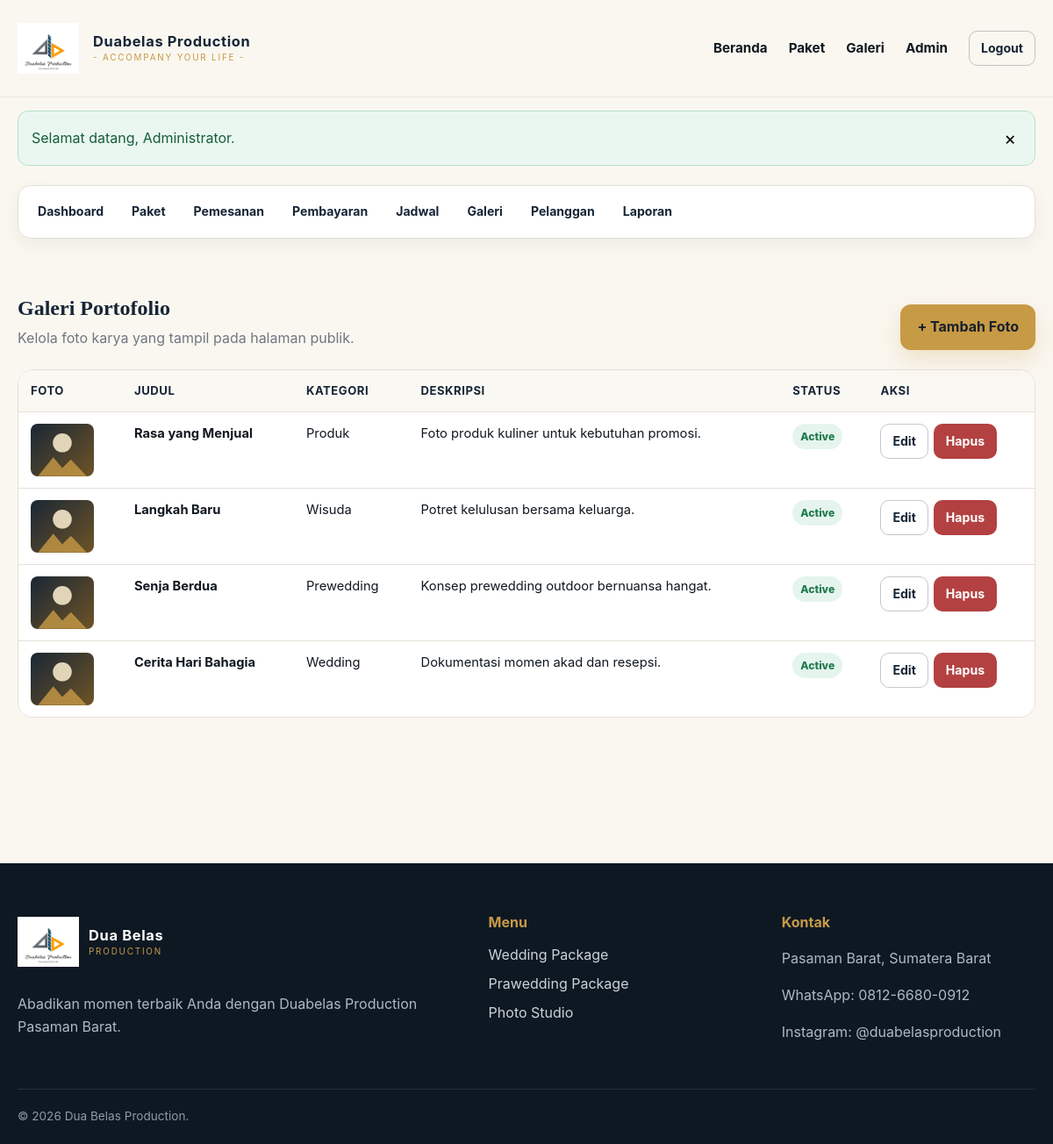
The page /admin/gallery.php (signed in) on the database its author committed.
### tables this page shows
CREATE TABLE IF NOT EXISTS gallery (
    id INT UNSIGNED AUTO_INCREMENT PRIMARY KEY,
    title VARCHAR(140) NOT NULL,
    category VARCHAR(80) NOT NULL,
    description TEXT DEFAULT NULL,
    photo VARCHAR(255) DEFAULT NULL,
    status ENUM('active','inactive') NOT NULL DEFAULT 'active',
    created_at TIMESTAMP DEFAULT CURRENT_TIMESTAMP,
    updated_at TIMESTAMP DEFAULT CURRENT_TIMESTAMP ON UPDATE CURRENT_TIMESTAMP
);

### config/app.php (called while the page is built, shortened)
<?php
function url(string $path = ''): string
{
    return BASE_URL . ($path !== '' ? '/' . ltrim($path, '/') : '');
}
function asset(string $path): string
{
    return url('assets/' . ltrim($path, '/'));
}
function e(?string $value): string
{
    return htmlspecialchars((string) $value, ENT_QUOTES, 'UTF-8');
}
function status_class(string $status): string
{
    return match ($status) {
        'confirmed', 'completed', 'verified', 'active' => 'success',
        'cancelled', 'rejected', 'inactive' => 'danger',
        'payment_review', 'pending' => 'warning',
        default => 'info',
    };
}

### admin/gallery.php (the view, shortened to what this page needs)
<?php
require_once __DIR__.'/../config/database.php';require_once __DIR__.'/../includes/auth.php';require_role('admin');
$rows=$pdo->query("SELECT * FROM gallery ORDER BY id DESC")->fetchAll();$pageTitle='Kelola Galeri';require __DIR__.'/../includes/header.php';require __DIR__.'/../includes/admin_nav.php';
?>
<section class="section" style="padding-top:30px"><div class="container"><div class="dashboard-head"><div><h1>Galeri Portofolio</h1><p>Kelola foto karya yang tampil pada halaman publik.</p></div><a class="btn btn-primary" href="<?= url('admin/gallery_form.php') ?>">+ Tambah Foto</a></div><div class="panel"><div class="table-wrap"><table><thead><tr><th>Foto</th><th>Judul</th><th>Kategori</th><th>Deskripsi</th><th>Status</th><th>Aksi</th></tr></thead><tbody><?php if(!$rows): ?><tr><td colspan="6" class="empty">Belum ada data galeri.</td></tr><?php else: foreach($rows as $r): ?><tr><td><img src="<?= $r['photo']?url('uploads/gallery/'.$r['photo']):asset('img/default-gallery.svg') ?>" alt="" style="width:72px;height:60px;object-fit:cover;border-radius:8px"></td><td><strong><?= e($r['title']) ?></strong></td><td><?= e($r['category']) ?></td><td><?= e($r['description']) ?></td><td><span class="badge badge-<?= status_class($r['status']) ?>"><?= e(ucfirst($r['status'])) ?></span></td><td><div class="table-actions"><a class="btn btn-outline btn-sm" href="<?= url('admin/gallery_form.php?id='.$r['id']) ?>">Edit</a><form method="post"><input type="hidden" name="csrf_token" value="<?= e(csrf_token()) ?>"><input type="hidden" name="delete_id" value="<?= (int)$r['id'] ?>"><button class="btn btn-danger btn-sm" data-confirm="Hapus foto galeri ini?" type="submit">Hapus</button></form></div></td></tr><?php endforeach; endif; ?></tbody></table></div></div></div></section>
<?php require __DIR__.'/../includes/footer.php'; ?>

### assets/css/style.css (style rules this page uses)
:root { --ink: #101820; --navy: #162536; --navy-2: #22384f; --gold: #c79a45; --gold-soft: #f3e6c8; --cream: #faf7f0; --paper: #ffffff; --muted: #6f7780; --line: #e4e0d8; --success: #1f7a4d; --danger: #b44141; --warning: #a66a12; --info: #316b8f; --shadow: 0 18px 45px rgba(16, 24, 32, .10); --radius: 18px; }
* { box-sizing: border-box; }
html { scroll-behavior: smooth; }
body { margin: 0; font-family: Inter, ui-sans-serif, system-ui, -apple-system, BlinkMacSystemFont, "Segoe UI", sans-serif; color: var(--ink); background: var(--cream); line-height: 1.6; }
a { color: inherit; text-decoration: none; }
img { max-width: 100%; display: block; }
button, input, textarea, select { font: inherit; }
.container { width: min(1160px, calc(100% - 32px)); margin-inline: auto; }
.btn { display: inline-flex; align-items: center; justify-content: center; gap: 8px; border: 1px solid transparent; border-radius: 12px; padding: 12px 18px; font-weight: 750; cursor: pointer; transition: transform .18s ease, box-shadow .18s ease, background .18s ease; }
.btn-primary { background: var(--gold); color: #17202a; box-shadow: 0 10px 25px rgba(199, 154, 69, .24); }
.btn-outline { border-color: rgba(22, 37, 54, .25); color: var(--navy); background: transparent; }
.btn-danger { background: var(--danger); color: #fff; }
.btn-sm { padding: 8px 13px; border-radius: 10px; font-size: .88rem; }
.section { padding: 76px 0; }
.dashboard-head { display: flex; justify-content: space-between; align-items: end; gap: 20px; margin: 30px 0 22px; }
.dashboard-head h1 { color: var(--navy); margin: 0; font-family: Georgia, "Times New Roman", serif; }
.dashboard-head p { margin: 3px 0 0; color: var(--muted); }
.panel { background: #fff; border: 1px solid var(--line); border-radius: var(--radius); margin: 20px 0; overflow: hidden; }
.table-wrap { overflow-x: auto; }
table { width: 100%; border-collapse: collapse; background: #fff; }
th, td { padding: 13px 14px; text-align: left; border-bottom: 1px solid var(--line); vertical-align: top; }
th { color: var(--navy); background: #faf8f3; font-size: .82rem; text-transform: uppercase; letter-spacing: .04em; }
td { font-size: .92rem; }
tr:last-child td { border-bottom: 0; }
.table-actions { display: flex; flex-wrap: wrap; gap: 6px; }
.badge { display: inline-flex; align-items: center; border-radius: 999px; padding: 5px 9px; font-size: .76rem; font-weight: 800; white-space: nowrap; }
.badge-success { background: #e5f5ed; color: var(--success); }

### rows shown on the page
gallery: title "Rasa yang Menjual", category "Produk", description "Foto produk kuliner untuk kebutuhan promosi.", status "Active"
gallery: title "Langkah Baru", category "Wisuda", description "Potret kelulusan bersama keluarga.", status "Active"
gallery: title "Senja Berdua", category "Prewedding", description "Konsep prewedding outdoor bernuansa hangat.", status "Active"
gallery: title "Cerita Hari Bahagia", category "Wedding", description "Dokumentasi momen akad dan resepsi.", status "Active"

### other values the page prints
$flashMessage['message'] "Selamat datang, Administrator."
$label "Dashboard"
$label "Paket"
$label "Pemesanan"
$label "Pembayaran"
$label "Jadwal"
$label "Galeri"
$label "Pelanggan"
$label "Laporan"
